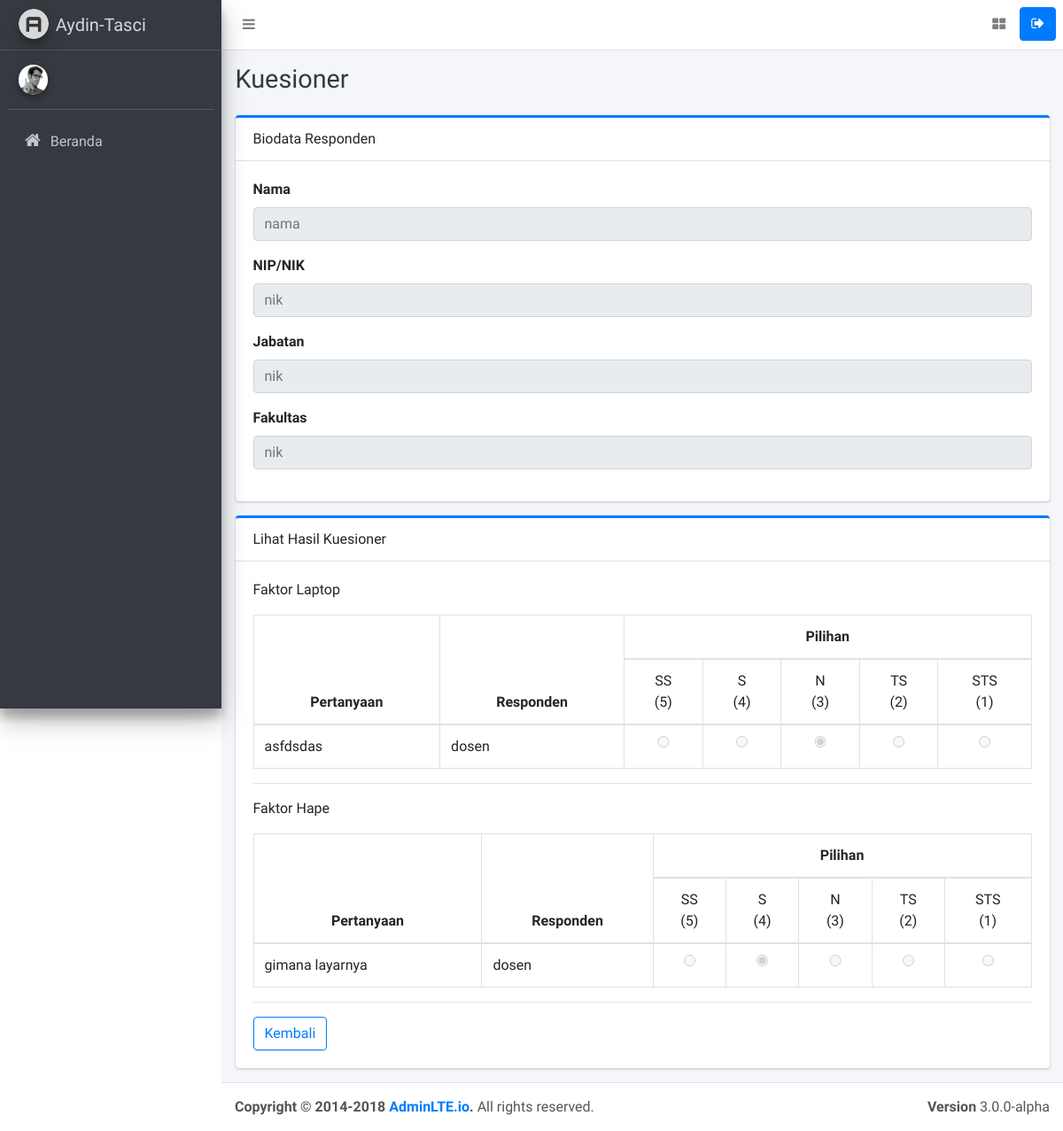
The app's page /kuesioner/lihat/KUE-78784, older data.
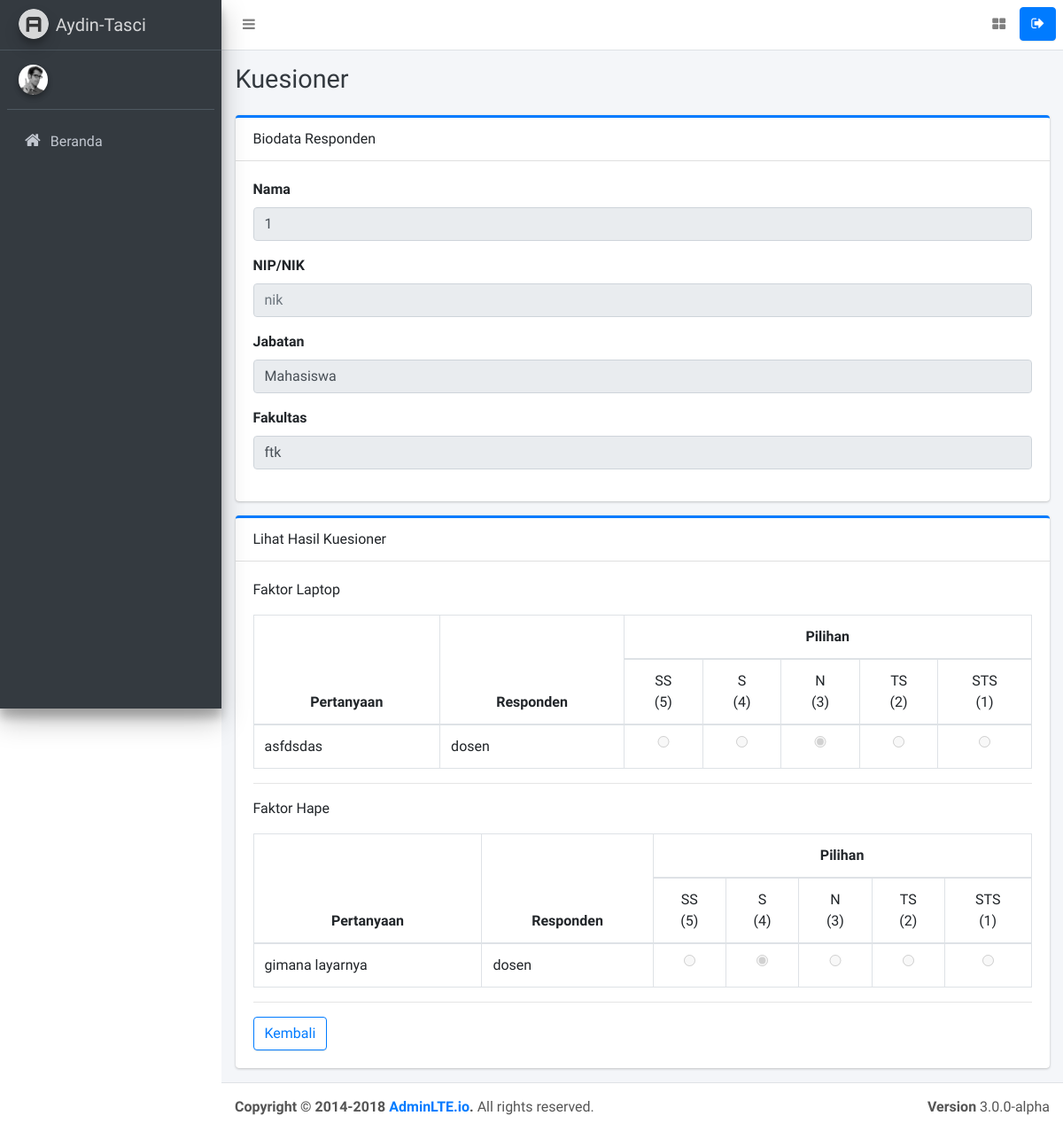
The same page, newer data.
### tables this page shows
CREATE TABLE `kuesioner` (
  `kuesioner_id` varchar(10) NOT NULL,
  `kuesioner_nama` varchar(255) NOT NULL,
  `kuesioner_nip_nik_nim` varchar(20) NOT NULL,
  `kuesioner_jabatan` enum('Mahasiswa','Dosen Pengajar','Kepala Jurusan','Dekan') NOT NULL,
  `kuesioner_fakultas` enum('ftk','fud','fpsi','fekonsos','fasih','fdk','fst','fapertapet') NOT NULL,
  `kuesioner_date_created` datetime NOT NULL DEFAULT CURRENT_TIMESTAMP
);

### application/controllers/KuesionerController.php (called while the page is built, shortened)
<?php
class KuesionerController extends CI_Controller
{
	public function __construct()
	{
		$this->load->model('KuesionerModel', 'kuesioner');
		$this->load->model('FaktorModel', 'faktor');
		$this->load->model('PertanyaanModel', 'pertanyaan');
	}
	public function lihat($id){
		$data = array(
			'faktor' => $this->faktor->lihat_semua(),
			'pertanyaan' => $this->pertanyaan->lihat_semua(),
			'kuesioner' => $this->kuesioner->lihat_satu($id),
			'detail' => $this->kuesioner->lihat_detail($id),
		);
		$this->load->view('templates/header');
		$this->load->view('kuesioner/lihat', $data);
		$this->load->view('templates/footer');
	}
}

### index.php (called while the page is built, shortened)
<?php
require_once BASEPATH.'core/CodeIgniter.php';

### application/models/KuesionerModel.php (called while the page is built, shortened)
<?php
class KuesionerModel extends CI_Model
{
	public function lihat_satu($id)
	{
		$this->db->from('kuesioner');
		$this->db->where('kuesioner_id', $id);
		$query = $this->db->get();
		return $query->row_array();
	}
	public function lihat_detail($id)
	{
		$this->db->from('kuesioner_detail');
		$this->db->join('kuesioner','kuesioner.kuesioner_id = kuesioner_detail.detail_kuesioner_id');
		$this->db->join('pertanyaan','pertanyaan.pertanyaan_id = kuesioner_detail.detail_pertanyaan_id');
		$this->db->where('detail_kuesioner_id', $id);
		$query = $this->db->get();
		return $query->result_array();
	}
}

### application/views/kuesioner/lihat.php (the view, shortened to what the changed rows need)
<div class="content-header">
	<div class="container-fluid">
		<div class="row mb-2">
			<div class="col-sm-6">
				<h1 class="m-0 text-dark">Kuesioner</h1>
			</div>
		</div>
	</div>
</div>
<section class="content">
	<div class="container-fluid">
		<div class="row">
			<div class="col-12">
				<div class="card card-primary card-outline">
					<div class="card-body">
						<div class="form-group">
							<label>Nama </label>
							<input type="text" class="form-control" name="nama" value="<?= $kuesioner['kuesioner_nama'] ?>" placeholder="nama" required
								   autocomplete="off" readonly>
						</div>
						<div class="form-group">
							<label>Jabatan </label>
							<input type="text" class="form-control" name="nik" value="<?= $kuesioner['kuesioner_jabatan'] ?>" placeholder="nik" required
								   autocomplete="off" readonly>
						</div>
						<div class="form-group">
							<label>Fakultas </label>
							<input type="text" class="form-control" name="nik" value="<?= $kuesioner['kuesioner_fakultas'] ?>" placeholder="nik" required
								   autocomplete="off" readonly>
						</div>
					</div>
				</div>
				<div class="card card-primary card-outline">
					<div class="card-body">
						<?php
						foreach ($faktor as $key => $value):
							?>
							<table class="table table-bordered">
								<thead class="text-center">
								<tr>
									<th rowspan="2">Pertanyaan</th>
									<th rowspan="2">Responden</th>
									<th colspan="5">Pilihan</th>
								</tr>
								<tr>
									<td>SS <br>(5)</td>
									<td>S <br>(4)</td>
									<td>N <br>(3)</td>
									<td>TS <br>(2)</td>
									<td>STS <br>(1)</td>
								</tr>
								</thead>
							</table>
						<?php
						endforeach;
						?>
					</div>
				</div>
			</div>
		</div>
</section>

Row changes from the older to the newer data that the page shows:
now on this page (row edited): kuesioner: nama "1", nik "Mahasiswa", nik "ftk"
